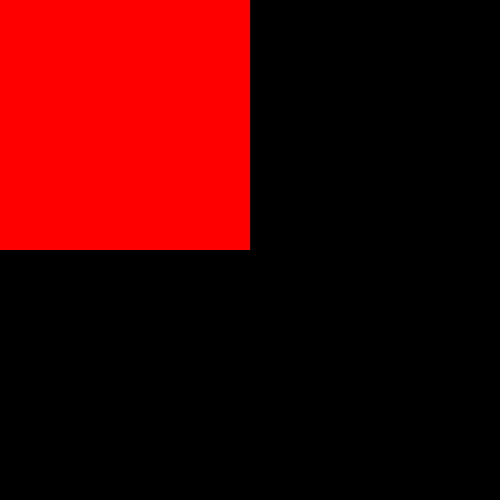
Frame 1 (no input)
Frame 60 (the mouse pressed at the canvas centre just before this capture): identical to frame 1, image omitted
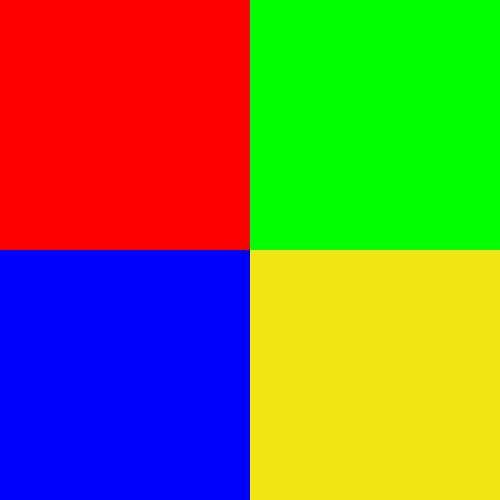
Frame 120 (the mouse held since frame 60 and released just before this capture)

The Processing sketch that drew these frames (run headless with seeded random() and noise(); from frame 60 on, the mouse is pressed at the canvas centre):

// Processing sketch: Windows_logo_single_color
// ── Windows_logo_single_color.pde


void setup(){
  size(500,500);
}

void draw(){
  background(0);
  noStroke();
  //fill(255,0,0);
  //rect(0,0,width/2,height/2);
  //fill(0,255,0);
  //rect(width/2,0,width/2,height/2);
  //fill(0,0,255);
  //rect(0,height/2,width/2,height/2);
  //fill(240,230,22);
  //rect(width/2,height/2,width/2,height/2);
  if ((mouseX<=width/2) && (mouseY<=height/2)) {
    fill(255,0,0);
    rect(0,0,width/2,height/2);
  } else{
    background(0);
  }
  if ((mouseX>=width/2) && (mouseY<=height/2)) {
    fill(0,255,0);
    rect(width/2,0,width/2,height/2);
 
  } //else{
    //background(0);
  //}
  if ((mouseX>=width/2) && (mouseY>=height/2)) {
    fill(240,230,22);
    rect(width/2,height/2,width/2,height/2);
  
  }// else{
    //background(0);
  //}
 if ((mouseX<=width/2) && (mouseY>=height/2)) {
    fill(0,0,255);
    rect(0,height/2,width/2,height/2);
 } //else{
    //background(0);
  //}
}
